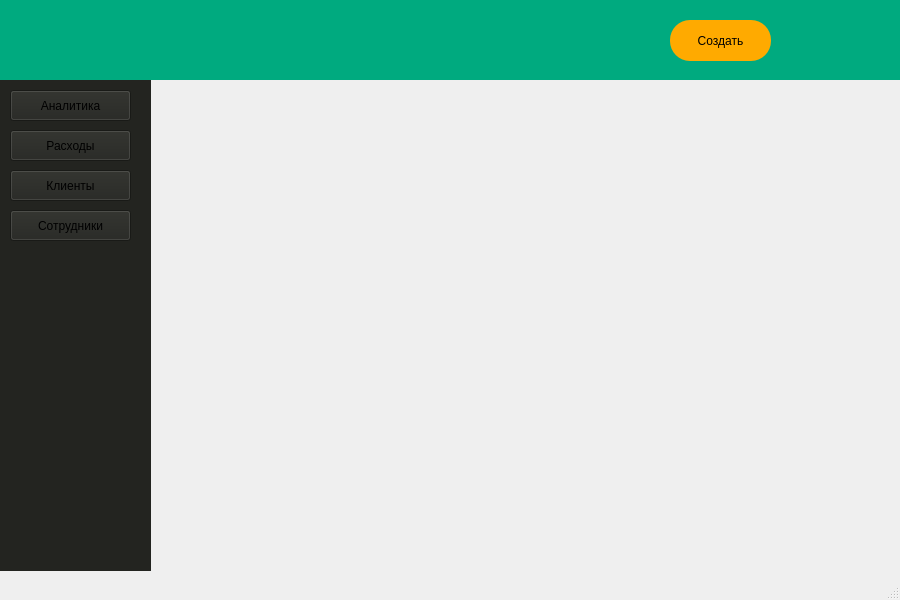
<?xml version="1.0" encoding="UTF-8"?>
<ui version="4.0">
 <class>MainWindow</class>
 <widget class="QMainWindow" name="MainWindow">
  <property name="geometry">
   <rect>
    <x>0</x>
    <y>0</y>
    <width>900</width>
    <height>600</height>
   </rect>
  </property>
  <property name="minimumSize">
   <size>
    <width>900</width>
    <height>600</height>
   </size>
  </property>
  <property name="maximumSize">
   <size>
    <width>900</width>
    <height>600</height>
   </size>
  </property>
  <property name="windowTitle">
   <string>MainWindow</string>
  </property>
  <widget class="QWidget" name="centralwidget">
   <widget class="QWidget" name="widget" native="true">
    <property name="geometry">
     <rect>
      <x>0</x>
      <y>0</y>
      <width>901</width>
      <height>80</height>
     </rect>
    </property>
    <property name="styleSheet">
     <string notr="true">background-color: rgb(0, 170, 127);
</string>
    </property>
    <widget class="QPushButton" name="pushButton_5">
     <property name="geometry">
      <rect>
       <x>670</x>
       <y>20</y>
       <width>101</width>
       <height>41</height>
      </rect>
     </property>
     <property name="styleSheet">
      <string notr="true">background-color: rgb(255, 170, 0);
border-radius: 20px; /* Уголки */</string>
     </property>
     <property name="text">
      <string>Создать</string>
     </property>
    </widget>
   </widget>
   <widget class="QWidget" name="widget_2" native="true">
    <property name="geometry">
     <rect>
      <x>0</x>
      <y>80</y>
      <width>151</width>
      <height>491</height>
     </rect>
    </property>
    <property name="styleSheet">
     <string notr="true">background-color: rgb(35, 36, 32);</string>
    </property>
    <widget class="QPushButton" name="pushButton">
     <property name="geometry">
      <rect>
       <x>10</x>
       <y>10</y>
       <width>121</width>
       <height>31</height>
      </rect>
     </property>
     <property name="styleSheet">
      <string notr="true">font: 12pt &quot;Old Antic Outline&quot;;
background-color: rgb(35, 36, 32);
</string>
     </property>
     <property name="text">
      <string>Аналитика</string>
     </property>
    </widget>
    <widget class="QPushButton" name="pushButton_2">
     <property name="geometry">
      <rect>
       <x>10</x>
       <y>50</y>
       <width>121</width>
       <height>31</height>
      </rect>
     </property>
     <property name="styleSheet">
      <string notr="true">font: 12pt &quot;Old Antic Outline&quot;;
background-color: rgb(35, 36, 32);</string>
     </property>
     <property name="text">
      <string>Расходы</string>
     </property>
    </widget>
    <widget class="QPushButton" name="pushButton_3">
     <property name="geometry">
      <rect>
       <x>10</x>
       <y>90</y>
       <width>121</width>
       <height>31</height>
      </rect>
     </property>
     <property name="styleSheet">
      <string notr="true">font: 12pt &quot;Old Antic Outline&quot;;
background-color: rgb(35, 36, 32);</string>
     </property>
     <property name="text">
      <string>Клиенты</string>
     </property>
    </widget>
    <widget class="QPushButton" name="pushButton_4">
     <property name="geometry">
      <rect>
       <x>10</x>
       <y>130</y>
       <width>121</width>
       <height>31</height>
      </rect>
     </property>
     <property name="styleSheet">
      <string notr="true">font: 12pt &quot;Old Antic Outline&quot;;
background-color: rgb(35, 36, 32);</string>
     </property>
     <property name="text">
      <string>Сотрудники</string>
     </property>
    </widget>
   </widget>
  </widget>
  <widget class="QMenuBar" name="menubar">
   <property name="geometry">
    <rect>
     <x>0</x>
     <y>0</y>
     <width>900</width>
     <height>25</height>
    </rect>
   </property>
  </widget>
  <widget class="QStatusBar" name="statusbar"/>
 </widget>
 <resources/>
 <connections/>
</ui>
